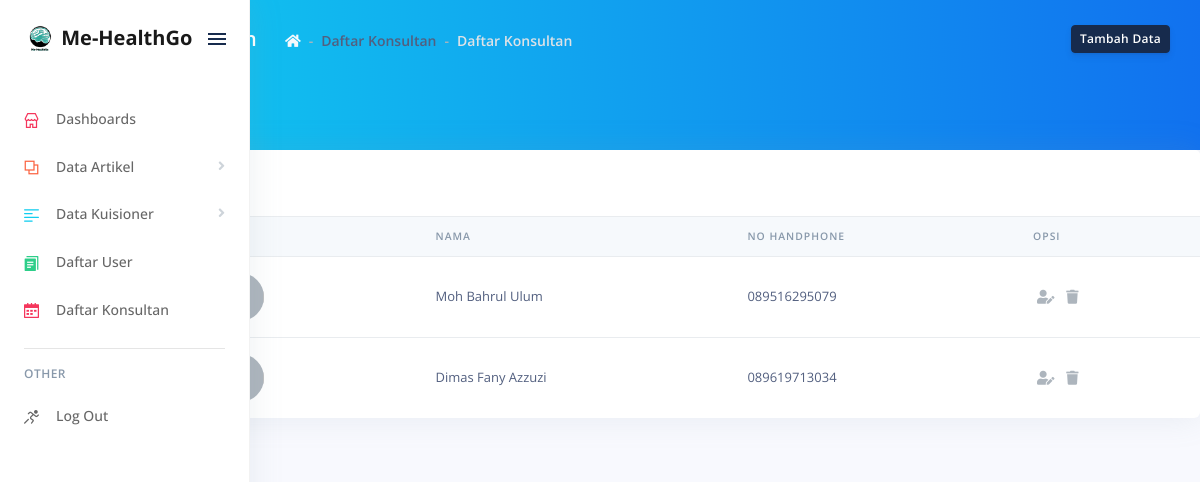
The app's page /pages/examples/konsultan.php (signed in), older data.
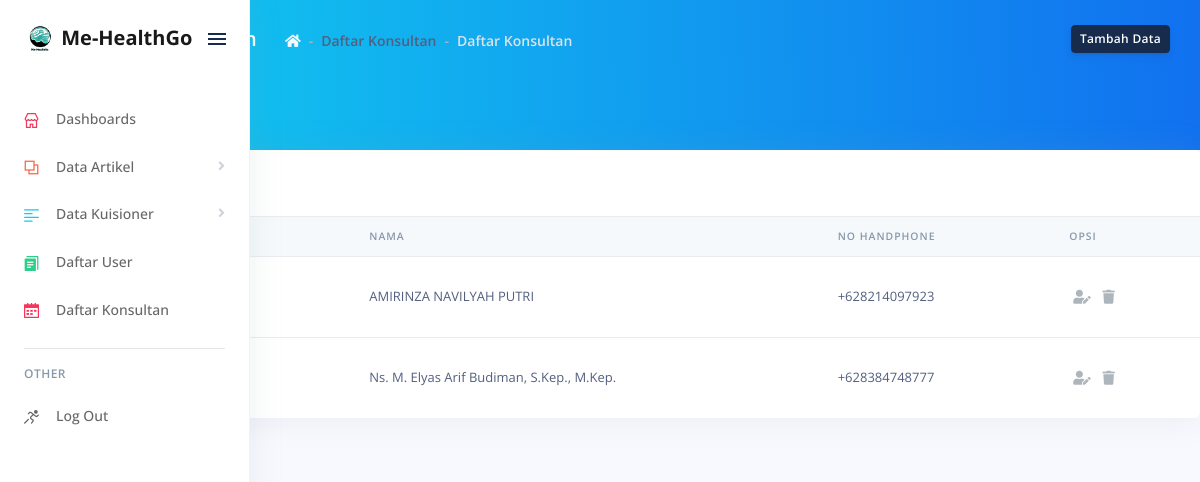
The same page, newer data.
### tables this page shows
CREATE TABLE `konsultan` (
  `id_konsultan` int(4) NOT NULL,
  `nama` varchar(60) NOT NULL,
  `noHp` varchar(13) NOT NULL,
  `pekerjaan` varchar(255) NOT NULL,
  `alamat` text NOT NULL,
  `imageUrl` text NOT NULL
);

### pages/examples/konsultan.php (the view, shortened to what this page needs)
<!DOCTYPE html>
<html>
<head>
  <link rel="stylesheet" href="../../assets/vendor/nucleo/css/nucleo.css" type="text/css">
  <link rel="stylesheet" href="../../assets/vendor/%40fortawesome/fontawesome-free/css/all.min.css" type="text/css">
  <link rel="stylesheet" href="../../assets/css/argon.min23cd.css?v=1.2.1" type="text/css">
</head>
<body>
  <?php
    include 'navbar.php'
  ?>
  <div class="main-content" id="panel">
    <div class="header bg-gradient-info pb-6">
      <div class="container-fluid">
        <div class="header-body">
          <div class="row align-items-center py-4">
            <div class="col-lg-6 col-7">
              <h6 class="h2 text-white d-inline-block mb-0">Daftar Konsultan</h6>
              <nav aria-label="breadcrumb" class="d-none d-md-inline-block ml-md-4">
                <ol class="breadcrumb breadcrumb-links breadcrumb-dark">
                  <li class="breadcrumb-item"><a href="../examples/dashboard"><i class="fas fa-home"></i></a></li>
                  <li class="breadcrumb-item">Daftar Konsultan</li>
                  <li class="breadcrumb-item active" aria-current="page">Daftar Konsultan</li>
                </ol>
              </nav>
            </div>
            <div class="col-lg-6 col-5 text-right">
              <a href="tambah-data-konsultan" class="btn btn-sm btn-default">Tambah Data</a>
            </div>
          </div>
        </div>
      </div>
    </div>
      <div class="card">
        <div class="card-header border-0">
          <div class="row">
            <div class="col-6">
              <h3 class="mb-0">Daftar Konsultan</h3>
            </div>
          </div>
        </div>
        <div class="table-responsive">
          <table class="table align-items-center table-flush">
            <thead class="thead-light">
              <tr>
                <th>No</th>
                <th>Foto</th>
                <th>Nama</th>
                <th>No Handphone</th>
                <th>Opsi</th>
              </tr>
            </thead>
            <tbody>
            <?php
        require "../examples/koneksi.php";
        $Number = 1;
        $GetTable = mysqli_query($koneksi, "SELECT * FROM konsultan");
        while ($GetData = mysqli_fetch_array($GetTable)) {
            echo "
                <tr>
                    <td>" . $Number++ . "</td>
                    <td><img src='../../assets/img/img-kons/$GetData[imageUrl]' class='avatar rounded-circle mr-3'></td>
                    <td>$GetData[nama]</td>
                    <td>$GetData[noHp]</td>
                    <td>
                    <a href='edit-data-konsultan?id_konsultan=$GetData[id_konsultan]'class='table-action' data-toggle='tooltip' data-original-title='Edit Data'>
                    <i class='fas fa-user-edit'></i>
                    </a>
                    <a href='hapus-data-konsultan?id_konsultan=$GetData[id_konsultan]'class='table-action table-action-delete' data-toggle='tooltip' data-original-title='Delete Data'>
                    <i class='fas fa-trash'></i>
                    </a>
                    </td>
                </tr>
            ";
        }
    ?>
            </tbody>
          </table>
        </div>
      </div>
    </div>
</body>
</html>

### pages/examples/navbar.php (shortened to what this page needs)
<nav class="sidenav navbar navbar-vertical  fixed-left  navbar-expand-xs navbar-light bg-white" id="sidenav-main">
    <div class="scrollbar-inner">
      <div class="sidenav-header  d-flex  align-items-center">
        <a class="navbar-brand" href="javascript:void(0)">
          <img src="../../assets/img/brand/Me-HealthGo-dark.png" class="navbar-brand-img" alt="..."><b> Me-HealthGo</b>
        </a>
        <div class=" ml-auto ">
          <div class="sidenav-toggler d-none d-xl-block" data-action="sidenav-unpin" data-target="#sidenav-main">
            <div class="sidenav-toggler-inner">
              <i class="sidenav-toggler-line"></i>
              <i class="sidenav-toggler-line"></i>
              <i class="sidenav-toggler-line"></i>
            </div>
          </div>
        </div>
      </div>
      <div class="navbar-inner">
        <div class="collapse navbar-collapse" id="sidenav-collapse-main">
          <ul class="navbar-nav">
            <li class="nav-item">
              <a href="dashboard" class="nav-link">
                <i class="ni ni-shop text-red"></i>
                <span class="nav-link-text">Dashboards</span>
              </a>
            </li>
            <li class="nav-item">
              <a class="nav-link" href="#navbar-artikel" data-toggle="collapse" role="button" aria-expanded="false" aria-controls="navbar-tables">
                <i class="ni ni-ungroup text-orange"></i>
                <span class="nav-link-text">Data Artikel </span>
              </a>
            </li>
            <li class="nav-item">
              <a class="nav-link" href="#navbar-kuis" data-toggle="collapse" role="button" aria-expanded="false" aria-controls="navbar-tables">
                <i class="ni ni-align-left-2 text-info"></i>
                <span class="nav-link-text">Data Kuisioner </span>
              </a>
            </li>
            <li class="nav-item">
              <a class="nav-link" href="daftar-user">
                <i class="ni ni-single-copy-04 text-green"></i>
                <span class="nav-link-text">Daftar User</span>
              </a>
            </li>
            <li class="nav-item">
              <a class="nav-link" href="konsultan">
                <i class="ni ni-calendar-grid-58 text-red"></i>
                <span class="nav-link-text">Daftar Konsultan</span>
              </a>
            </li>
          </ul>
          <hr class="my-3">
          <h6 class="navbar-heading p-0 text-muted">
            <span class="docs-normal">Other</span>
          </h6>
          <ul class="navbar-nav mb-md-3">
            <li class="nav-item">
              <a class="nav-link" href="logout.php">
                <i class="ni ni-user-run"></i>
                <span class="nav-link-text">Log Out</span>
              </a>
            </li>
          </ul>
        </div>
      </div>
    </div>
  </nav>

Row changes from the older to the newer data that the page shows:
removed konsultan: nama "Moh Bahrul Ulum", noHp "089516295079"
removed konsultan: nama "Dimas Fany Azzuzi", noHp "089619713034"
added konsultan: nama "AMIRINZA NAVILYAH PUTRI", noHp "+628214097923"
added konsultan: nama "Ns. M. Elyas Arif Budiman, S.Kep., M.Kep.", noHp "+628384748777"
